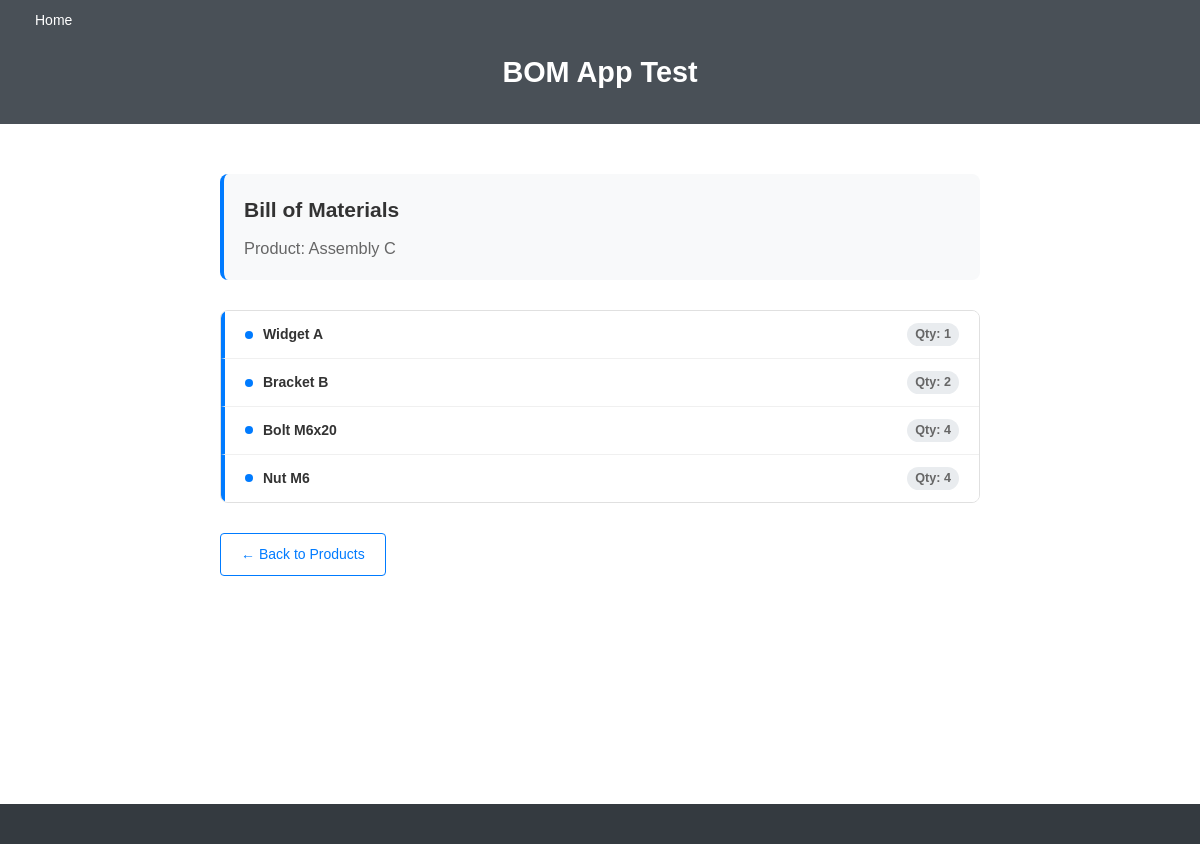
/bom/5/, run on the app's committed database.
### bom_app/models.py (models this page shows, shortened)
class Product(models.Model):
    name = models.CharField(max_length=255)
    description = models.TextField(blank=True, null=True)
    created_at = models.DateTimeField(auto_now_add=True)
    serial_number = models.CharField(max_length=100, unique=True)
    def get_bom_tree(self, level=0):
        bom = []
        bom_items = BOMItem.objects.filter(parent=self)
        for item in bom_items:
            bom.append({
                'level': level,
                'component': item.component,
                'quantity': item.quantity,
            })
            bom.extend(item.component.get_bom_tree(level + 1))
        return bom

### bom_app/views.py (the view)
# urls.py: path("bom/<int:product_id>/", views.bom_view, name='bom_view'),
def bom_view(request, product_id):
    product = get_object_or_404(Product, id=product_id)
    bom = product.get_bom_tree()
    context = {
        'product': product,
        'bom': bom,
    }
    return render(request, 'bom_app/bom_view.html', context)

### bom_app/templates/bom_app/bom_view.html (shortened to what this page needs)
{% extends 'bom_app/layout.html' %}
{% block content %}
<div class="bom-container">
    <div class="product-header">
        <h2>Bill of Materials</h2>
        <h3>Product: {{ product.name }}</h3>
    </div>
    {% if bom %}
        <ul class="bom-tree">
            {% for item in bom %}
                <li class="bom-item bom-level-{{ item.level }}">
                    <span class="component-name">{{ item.component.name }}</span>
                    <span class="component-quantity">Qty: {{ item.quantity }}</span>
                </li>
            {% endfor %}
        </ul>
    {% else %}
        <div class="empty-bom">
            <p>No components found for this product. This product has no bill of materials.</p>
            <a href="{% url 'index' %}" class="back-link">← Back to Products</a>
        </div>
    {% endif %}
    {% if bom %}
        <a href="{% url 'index' %}" class="back-link">← Back to Products</a>
    {% endif %}
</div>
{% endblock %}

### bom_app/static/bom_app/styles.css (style rules this page uses)
* { margin: 0; padding: 0; box-sizing: border-box; }
body { font-size: 14px; font-family: Arial, sans-serif; color: #1f1f1f; background-color: #fff; line-height: 1.5; }
.bom-container { max-width: 800px; margin: 0 auto; padding: 20px; }
.product-header { background-color: #f8f9fa; padding: 20px; border-radius: 8px; margin-bottom: 30px; border-left: 4px solid #007bff; }
.product-header h2 { margin: 0 0 10px 0; color: #333; }
.product-header h3 { margin: 0; color: #666; font-weight: normal; }
.bom-tree { list-style: none; padding: 0; margin: 0; background-color: #fff; border: 1px solid #e0e0e0; border-radius: 8px; overflow: hidden; }
.bom-item { padding: 12px 20px; border-bottom: 1px solid #f0f0f0; transition: background-color 0.2s ease; display: flex; align-items: center; }
.bom-item:last-child { border-bottom: none; }
.bom-level-0 { background-color: #fff; font-weight: bold; border-left: 4px solid #007bff; }
.component-name { font-weight: 600; color: #333; margin-right: 10px; }
.component-quantity { color: #666; font-size: 0.9em; background-color: #e9ecef; padding: 2px 8px; border-radius: 12px; margin-left: auto; }
.back-link { display: inline-block; margin-top: 30px; color: #007bff; text-decoration: none; padding: 10px 20px; border: 1px solid #007bff; border-radius: 4px; transition: all 0.2s ease; }
.bom-item::before { content: ''; width: 8px; height: 8px; border-radius: 50%; margin-right: 10px; display: inline-block; }
.bom-level-0::before { background-color: #007bff; }

### data on the page
Product: name "Assembly C"
Product: component.name "Widget A", quantity "1"
Product: component.name "Bracket B", quantity "2"
Product: component.name "Bolt M6x20", quantity "4"
Product: component.name "Nut M6", quantity "4"
